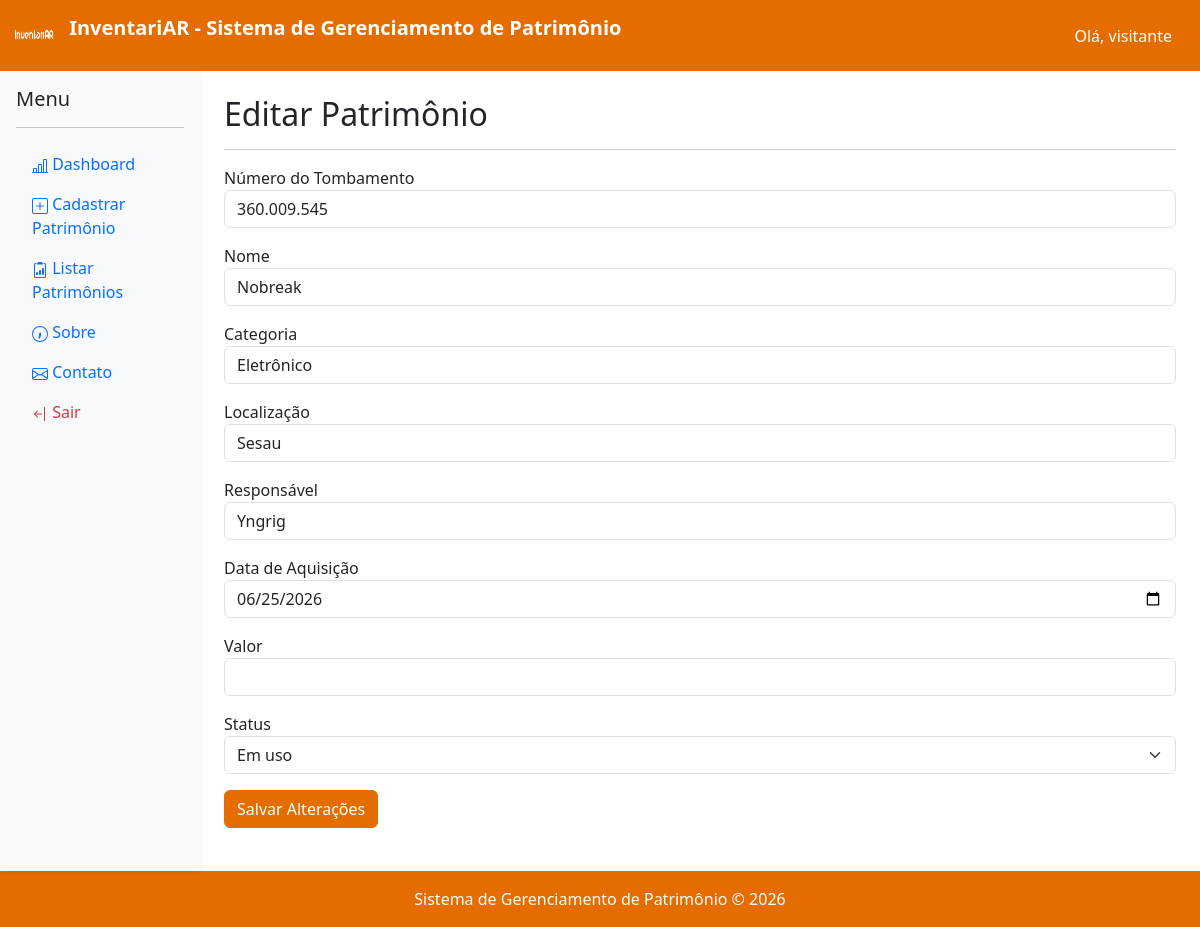
The app's page /usuarios/editar/5/ with its own data.
### usuarios/models.py (models this page shows, shortened)
class Patrimonio(models.Model):
    STATUS = (
        ('Em uso', 'Em uso'),
        ('Manutenção', 'Manutenção'),
        ('Inativo', 'Inativo'),
    )
    numero_tombamento = models.CharField(
        max_length=30,
        unique=True
    )
    nome = models.CharField(
        max_length=100
    )
    categoria = models.CharField(
        max_length=100
    )
    localizacao = models.CharField(
        max_length=100
    )
    responsavel = models.CharField(
        max_length=100
    )
    data_aquisicao = models.DateField()
    valor = models.DecimalField(
        max_digits=10,
        decimal_places=2
    )
    status = models.CharField(
        max_length=20,
        choices=STATUS
    )

### usuarios/views.py (the view, shortened to what this page needs)
def editar_patrimonio(request, id):
    patrimonio = Patrimonio.objects.get(id=id)
    if request.method == 'GET':
        return render(
            request,
            'usuarios/editar_patrimonio.html',
            {
                'patrimonio': patrimonio
            }
        )

### usuarios/templates/usuarios/editar_patrimonio.html (shortened to what this page needs)
{% extends 'usuarios/base.html' %}
{% block conteudo %}
<h2>Editar Patrimônio</h2>
<hr>
<form method="POST">
    <div class="mb-3">
        <label>Número do Tombamento</label>
        <input type="text"
               class="form-control"
               name="tombamento"
               value="{{ patrimonio.numero_tombamento }}">
    </div>
    <div class="mb-3">
        <label>Nome</label>
        <input type="text"
               class="form-control"
               name="nome"
               value="{{ patrimonio.nome }}">
    </div>
    <div class="mb-3">
        <label>Categoria</label>
        <input type="text"
               class="form-control"
               name="categoria"
               value="{{ patrimonio.categoria }}">
    </div>
    <div class="mb-3">
        <label>Localização</label>
        <input type="text"
               class="form-control"
               name="localizacao"
               value="{{ patrimonio.localizacao }}">
    </div>
    <div class="mb-3">
        <label>Responsável</label>
        <input type="text"
               class="form-control"
               name="responsavel"
               value="{{ patrimonio.responsavel }}">
    </div>
    <div class="mb-3">
        <label>Data de Aquisição</label>
        <input type="date"
               class="form-control"
               name="data"
               value="{{ patrimonio.data_aquisicao|date:'Y-m-d' }}">
    </div>
    <div class="mb-3">
        <label>Valor</label>
        <input type="number"
               step="0.01"
               class="form-control"
               name="valor"
               value="{{ patrimonio.valor }}">
    </div>
    <div class="mb-3">
        <label>Status</label>
        <select class="form-select" name="status">
            <option value="Em uso">Em uso</option>
        </select>
    </div>
    <button class="btn btn-primary">
        Salvar Alterações
    </button>
</form>
{% endblock %}

### static/css/estilo.css (style rules this page uses)
:root { --cor-principal: #e56d00; }
.btn-primary, .btn-success, .btn { background-color: var(--cor-principal) !important; border-color: var(--cor-principal) !important; color: white !important; }

### records on screen
Patrimonio: tombamento "360.009.545", nome "Nobreak", categoria "Eletrônico", localizacao "Sesau", responsavel "Yngrig", data "06/25/2026"
